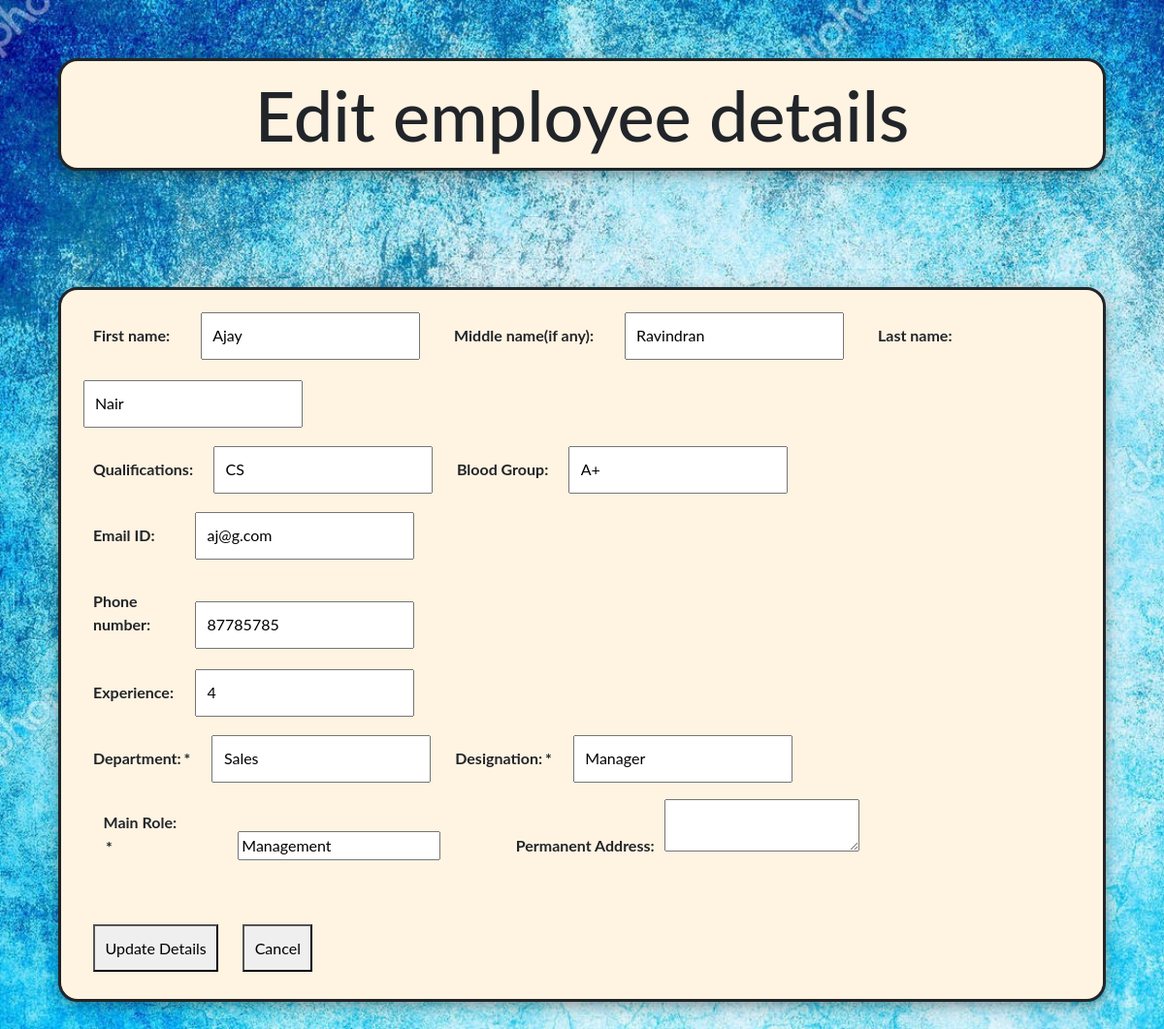
Page /edit.php?Employ_ID=1 (signed in) on the committed database.
### tables this page shows
CREATE TABLE `addemploy` (
  `Employ_ID` int(11) NOT NULL,
  `fname` varchar(45) DEFAULT NULL,
  `mname` varchar(45) DEFAULT NULL,
  `lname` varchar(45) DEFAULT NULL,
  `qualify` varchar(45) DEFAULT NULL,
  `blood` varchar(45) DEFAULT NULL,
  `email` varchar(45) DEFAULT NULL,
  `phone` varchar(20) DEFAULT NULL,
  `exp` varchar(45) DEFAULT NULL,
  `department` varchar(45) DEFAULT NULL,
  `designation` varchar(45) DEFAULT NULL,
  `addr` varchar(45) DEFAULT NULL,
  `Password` varchar(45) NOT NULL,
  `MainRole` varchar(45) NOT NULL
);

### edit.php (the view, shortened to what this page needs)
<?php
include "configall.php";
include "bootstrap.php";
$stmt = $pdo->prepare("SELECT * FROM addemploy where Employ_ID = :xyz");
$stmt->execute(array(":xyz" => $_GET['Employ_ID']));
$row = $stmt->fetch(PDO::FETCH_ASSOC);
$fn = htmlentities($row['fname']);
$mn = htmlentities($row['mname']);
$ln = htmlentities($row['lname']);
$q = htmlentities($row['qualify']);
$b = htmlentities($row['blood']);
$em = htmlentities($row['email']);
$ph = htmlentities($row['phone']);
$ex = htmlentities($row['exp']);
$dp = htmlentities($row['department']);
$ds = htmlentities($row['designation']);
$a = htmlentities($row['addr']);
$ma = htmlentities($row['MainRole']);
?>
<!doctype html>
<html>
<head>
	<link href="style2.css?v=<?php echo time(); ?>" rel="stylesheet" type="text/css">
</head>
<body>
	<div class="heading">
		<h1>Edit employee details</h1>
	</div>
  <div class="overall">
    <form id="update" method="post" class="u-admin">
  		<fieldset>
  			<div class="name">
  				<label for="fname">First name:</label><input type="text" name="fname" placeholder="Your name" value="<?= $fn ?>">
  				<label for="fname">Middle name(if any):</label><input type="text" name="mname" placeholder="Middle name " value="<?= $mn ?>">
  				<label for="fname">Last name:</label><input type="text" name="lname" placeholder="Surname" value="<?= $ln ?>"><br>
  			</div>
  			<fieldset id="personaldetails">
  				<div class="blood">
  					<label for="qualify">Qualifications:</label><input type="text" name="qualify" value="<?= $q ?>">
  					<label for="blood">Blood Group:</label><input type="text" name="blood" value="<?= $b ?>"><br>
  				</div>
  			</fieldset>
  			<div class="details">
  				<label for="email">Email ID:</label><input type="email" name="email" value="<?= $em ?>" ><br>
  				<label for="phone">Phone number:</label><input type="tel" name="phone" value="<?= $ph ?>"><br>
  				<label for="exp">Experience:</label><input type="text" name="exp" value="<?= $ex ?>"><br>
  			</div>
  			<div class="department">
          <label for="deptmnt" >Department:<span class="required">*</span></label>
  				<input type="text" name="department" value="<?= $dp ?>">
  				<label for "desgntn">Designation:<span class="required">*</span></label>
  				<input type="text" name="designation" value="<?= $ds ?>">
  			</div>
  		 <br>
  		 <div class="address">
         <label for "m">Main Role: <span class="required">*</span></label><input type="text" name="m" value="<?= $ma ?>">
  			 <label for "address">Permanent Address:</label><textarea class="addr" name="addr" value="<?= $a ?>"></textarea><br>
  		 </div>
  			<br>
  			<button class="submit" >Update Details</button>
  			<button type="submit" formaction="viewemploy.php" class="cancel" >Cancel</button>
  		</fieldset>
  	</form>
  </div>
</body>
</html>

### style2.css (style rules this page uses)
.name label,span { margin: 1%; padding: 1%; }
.name input { margin: 1%; padding: 1%; }
.blood input { padding: 1%; }
.blood label { margin: 1%; padding: 1%; }
.details label,span { margin: 1%; padding: 1%; width: 9%; }
.details input { margin: 1%; padding: 1%; }
.department label,span { margin: 1%; padding: 1% }
.department input,select,option { padding: 1% }
.designation label,span { margin: 1%; padding: 1% }
.role label,span { margin: 1%; padding: 1% }
.address label,button,span { margin-left: 2%; padding: 1%; }
.address input { margin: 4%; }
div { display: inline; }
.heading h1 { font-size: 450%; background-color: #fff3e2; box-sizing: border-box; width: 90%; margin: 5%; padding: 1%; text-align: center; border-style: solid; border-radius: 20px; box-shadow: 0 4px 8px 0 rgba(0, 0, 0, 0.2), 0 6px 20px 0 rgba(0, 0, 0, 0.19); }
body { background-image: url(bgImage7.jpg); background-size: cover; background-repeat: no-repeat; width: 100%; height: 200vh; }
body { font-family: 'Montserrat', sans-serif; font-weight: bold; }
.overall { position:absolute; margin: 5%; height: auto; width: 90%; padding: 1% ; box-sizing: border-box; border-style: solid; border-radius: 20px; box-shadow: 0 4px 8px 0 rgba(0, 0, 0, 0.2), 0 6px 20px 0 rgba(0, 0, 0, 0.19); background: #fff3e2; }
body { font-family: "Lato", sans-serif; }

### rows in the picture
addemploy: fname "Ajay", mname "Ravindran", lname "Nair", qualify "CS", blood "A+", email "aj@g.com", phone "87785785", exp "4", department "Sales", designation "Manager", m "Management"
